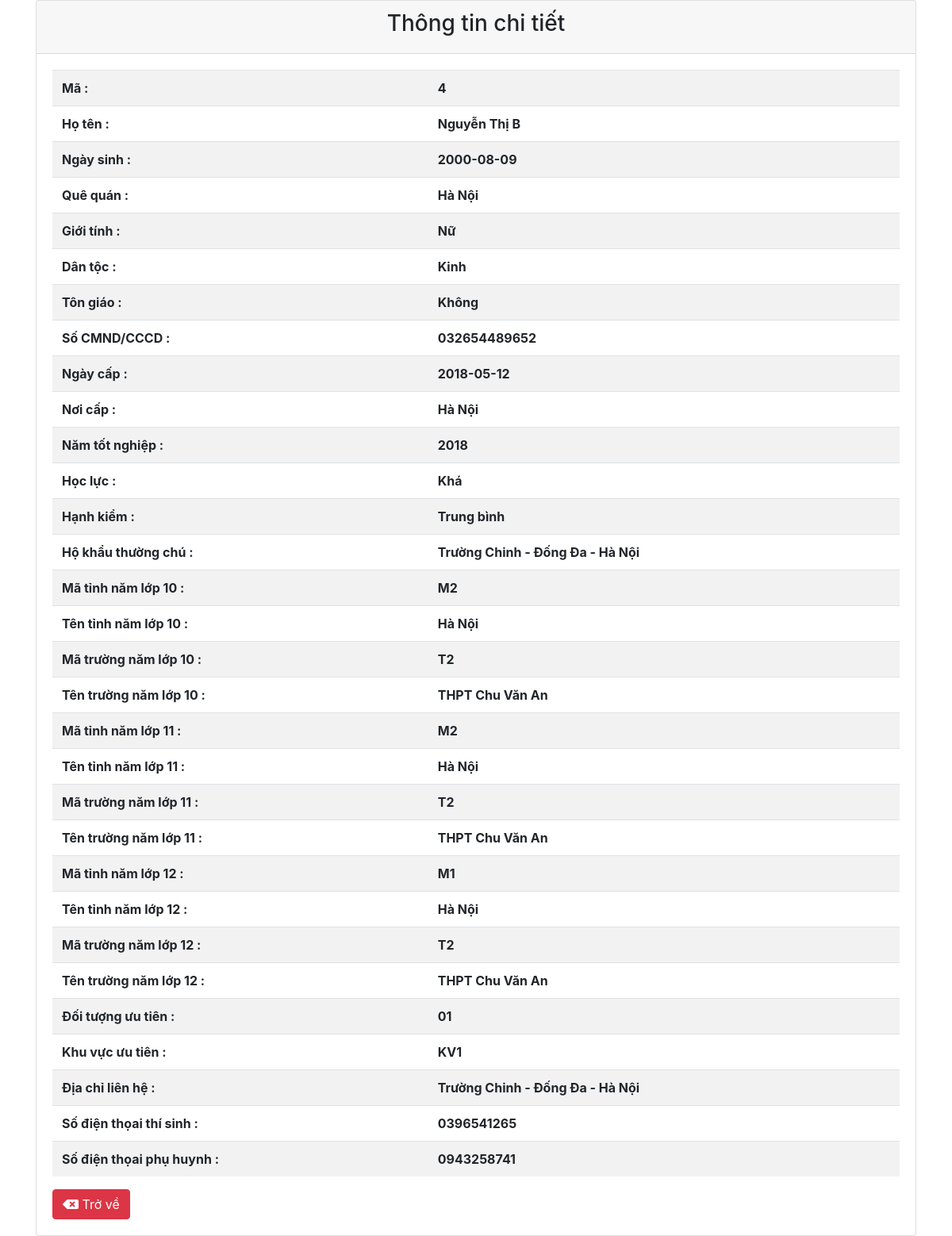
The page /chitiet.php?id=4 on the database its author committed.
### tables this page shows
CREATE TABLE `ttusers` (
  `id` int(10) NOT NULL,
  `hoten` varchar(100) NOT NULL,
  `ngaysinh` date NOT NULL,
  `noisinh` varchar(100) NOT NULL,
  `hocluc` varchar(50) NOT NULL,
  `gioitinh` varchar(50) NOT NULL,
  `dantoc` varchar(50) NOT NULL,
  `tongiao` varchar(50) NOT NULL,
  `namtotnghiep` year(4) NOT NULL,
  `hanhkiem` varchar(50) NOT NULL,
  `cmnd` char(100) NOT NULL,
  `ngaycap` date NOT NULL,
  `noicap` varchar(100) NOT NULL,
  `hokhautc` varchar(100) NOT NULL,
  `dtuutien` char(10) NOT NULL,
  `kvuutien` char(10) NOT NULL,
  `diachilh` varchar(100) NOT NULL,
  `sdt` char(100) NOT NULL,
  `sdtph` char(100) NOT NULL,
  `matinh10` char(10) NOT NULL,
  `matinh11` char(10) NOT NULL,
  `matinh12` char(10) NOT NULL,
  `tinh10` varchar(50) NOT NULL,
  `tinh11` varchar(50) NOT NULL,
  `tinh12` varchar(50) NOT NULL,
  `matruong10` char(10) NOT NULL,
  `matruong11` char(10) NOT NULL,
  `matruong12` char(10) NOT NULL,
  `tentruong10` varchar(50) NOT NULL,
  `tentruong11` varchar(50) NOT NULL,
  `tentruong12` varchar(50) NOT NULL
);

### chitiet.php (the view, shortened to what this page needs)
<link rel="stylesheet" href="https://stackpath.bootstrapcdn.com/bootstrap/4.3.1/css/bootstrap.min.css">
<link rel="stylesheet" href="https://cdnjs.cloudflare.com/ajax/libs/font-awesome/5.14.0/css/all.min.css">
<div class="container">
    <div class="card">
        <div class="card-header">
            <h3 class="text-center">Thông tin chi tiết</h3>
        </div>
<?php
    require 'config/db.php';
    $id = $_GET['id'];
    $sql_view = "SELECT * FROM ttusers WHERE id = $id";
    $result_view = mysqli_query($conn, $sql_view);
    while($row = mysqli_fetch_assoc($result_view)){
?>
        <div class="card-body">
            <table class="table table-striped">
                <tr>
                    <th>Mã :</th>
                    <th><?php echo $row['id']; ?></th>
                </tr>
                <tr>
                    <th>Họ tên :</th>
                    <th><?php echo $row['hoten']; ?></th>
                </tr>
                <tr>
                    <th>Ngày sinh :</th>
                    <th><?php echo $row['ngaysinh']; ?></th>
                </tr>
                <tr>
                    <th>Quê quán :</th>
                    <th><?php echo $row['noisinh']; ?></th>
                </tr>
                <tr>
                    <th>Giới tính :</th>
                    <th><?php echo $row['gioitinh']; ?></th>
                </tr>
                <tr>
                    <th>Dân tộc :</th>
                    <th><?php echo $row['dantoc']; ?></th>
                </tr>
                <tr>
                    <th>Tôn giáo :</th>
                    <th><?php echo $row['tongiao']; ?></th>
                </tr>
                <tr>
                    <th>Số CMND/CCCD :</th>
                    <th><?php echo $row['cmnd']; ?></th>
                </tr>
                <tr>
                    <th>Ngày cấp :</th>
                    <th><?php echo $row['ngaycap']; ?></th>
                </tr>
                <tr>
                    <th>Nơi cấp :</th>
                    <th><?php echo $row['noicap']; ?></th>
                </tr>
                <tr>
                    <th>Năm tốt nghiệp :</th>
                    <th><?php echo $row['namtotnghiep']; ?></th>
                </tr>
                <tr>
                    <th>Học lực :</th>
                    <th><?php echo $row['hocluc']; ?></th>
                </tr>
                <tr>
                    <th>Hạnh kiểm :</th>
                    <th><?php echo $row['hanhkiem']; ?></th>
                </tr>
                <tr>
                    <th>Hộ khẩu thường chú :</th>
                    <th><?php echo $row['hokhautc']; ?></th>
                </tr>
                <tr>
                    <th>Mã tỉnh năm lớp 10 :</th>
                    <th><?php echo $row['matinh10']; ?></th>
                </tr>
                <tr>
                    <th>Tên tỉnh năm lớp 10 :</th>
                    <th><?php echo $row['tinh10']; ?></th>
                </tr>
                <tr>
                    <th>Mã trường năm lớp 10 :</th>
                    <th><?php echo $row['matruong10']; ?></th>
                </tr>
                <tr>
                    <th>Tên trường năm lớp 10 :</th>
                    <th><?php echo $row['tentruong11']; ?></th>
                </tr>
                <tr>
                    <th>Mã tỉnh năm lớp 11 :</th>
                    <th><?php echo $row['matinh11']; ?></th>
                </tr>
                <tr>
                    <th>Tên tỉnh năm lớp 11 :</th>
                    <th><?php echo $row['tinh11']; ?></th>
                </tr>
                <tr>
                    <th>Mã trường năm lớp 11 :</th>
                    <th><?php echo $row['matruong11']; ?></th>
                </tr>
                <tr>
                    <th>Tên trường năm lớp 11 :</th>
                    <th><?php echo $row['tentruong11']; ?></th>
                </tr>
                <tr>
                    <th>Mã tỉnh năm lớp 12 :</th>
                    <th><?php echo $row['matinh12']; ?></th>
                </tr>
                <tr>
                    <th>Tên tỉnh năm lớp 12 :</th>
                    <th><?php echo $row['tinh12']; ?></th>
                </tr>
                <tr>
                    <th>Mã trường năm lớp 12 :</th>
                    <th><?php echo $row['matruong12']; ?></th>
                </tr>
                <tr>
                    <th>Tên trường năm lớp 12 :</th>
                    <th><?php echo $row['tentruong12']; ?></th>
                </tr>
                <tr>
                    <th>Đối tượng ưu tiên :</th>
                    <th><?php echo $row['dtuutien']; ?></th>
                </tr>
                <tr>
                    <th>Khu vực ưu tiên :</th>
                    <th><?php echo $row['kvuutien']; ?></th>
                </tr>
                <tr>
                    <th>Địa chỉ liên hệ :</th>
                    <th><?php echo $row['diachilh']; ?></th>
                </tr>
                <tr>
                    <th>Số điện thọai thí sinh :</th>
                    <th><?php echo $row['sdt']; ?></th>
                </tr>
                <tr>
                    <th>Số điện thọai phụ huynh :</th>
                    <th><?php echo $row['sdtph']; ?></th>
                </tr>
            </table>
    <?php } ?>
            <a href="danhsach.php" class="btn btn-danger"><i class="fas fa-backspace"></i> Trở về</a>
        </div>
    </div>
</div>

### rows shown on the page
ttusers: id "4", hoten "Nguyễn Thị B", ngaysinh "2000-08-09", noisinh "Hà Nội", gioitinh "Nữ", dantoc "Kinh", tongiao "Không", cmnd "032654489652", ngaycap "2018-05-12", noicap "Hà Nội", namtotnghiep "2018", hocluc "Khá", hanhkiem "Trung bình", hokhautc "Trường Chinh - Đống Đa - Hà Nội", matinh10 "M2", tinh10 "Hà Nội", matruong10 "T2", tentruong11 "THPT Chu Văn An", matinh11 "M2", tinh11 "Hà Nội", matruong11 "T2", matinh12 "M1", tinh12 "Hà Nội", matruong12 "T2", tentruong12 "THPT Chu Văn An", dtuutien "01", kvuutien "KV1", diachilh "Trường Chinh - Đống Đa - Hà Nội", sdt "0396541265", sdtph "0943258741"
